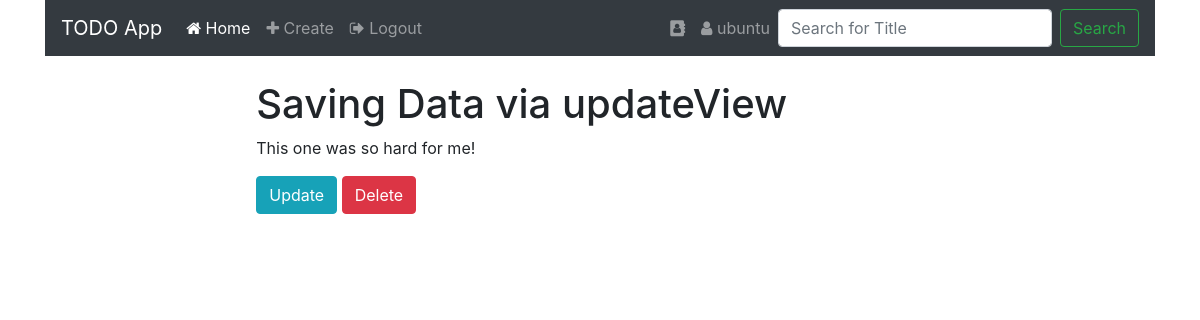
The page /tasks/1/ (signed in) on the database its author committed.
### tasks/models.py (models this page shows, shortened)
class Task(models.Model):
    taskTitle = models.CharField(max_length=200)
    taskContent = models.TextField()
    taskComplete = models.BooleanField(default=False)

### tasks/views.py (the view)
# urls.py: re_path(r'tasks/(?P<id>\d+)/$', task_detail_view),
@login_required(login_url="/")
def task_detail_view(request, id = None):
    task_obj = None
    if id is not None:
        task_obj = Task.objects.get(id = id)
    context = {
        "object" : task_obj,
    }
    return render(request, "tasks/detail.html", context=context)

### templates/tasks/detail.html (shortened to what this page needs)
{% extends 'base.html' %}
{% block content %}
    <h1>{{ object.taskTitle }}</h1>
    <p>{{ object.taskContent }}</p>
    <a href="/update/{{ object.id }}/" class="btn btn-info">Update</a>
    <a href="/delete/{{ object.id }}/" class="btn btn-danger">Delete</a>
{% endblock content%}

### templates/base.html (shortened to what this page needs)
<!doctype html>
<html lang="en">
  <head>
    <link href="https://cdn.jsdelivr.net/npm/bootstrap@5.1.0/dist/css/bootstrap.min.css" rel="stylesheet">
    <link href="//maxcdn.bootstrapcdn.com/bootstrap/4.1.1/css/bootstrap.min.css" rel="stylesheet" id="bootstrap-css">
    <link rel="stylesheet" href="https://cdnjs.cloudflare.com/ajax/libs/font-awesome/4.7.0/css/font-awesome.min.css">
  </head>
  <body>
    <div class="container">
       <nav class="navbar navbar-icon-top navbar-expand-lg navbar-dark bg-dark">
        <a class="navbar-brand" href="#">TODO App</a>
        <div class="collapse navbar-collapse" id="navbarSupportedContent">
          <ul class="navbar-nav mr-auto">
            <li class="nav-item active">
              <a class="nav-link" href="{% url 'index' %}">
                <i class="fa fa-home"></i>
                Home
                </a>
            </li>
            <li>
              <a class="nav-link" href="{% url 'create' %}">
                <i class="fa fa-plus"></i> Create
              </a>
            </li>
            <li>
              <a class="nav-link" href="{% url 'logout' %}">
                <i class="fa fa-sign-out"></i> Logout
              </a>
            </li>
          </ul>
          <ul class="navbar-nav ">
            <li class="nav-item">
              <a class="nav-link" href="#">
                <i class="fa fa-address-book">
                </i>
              </a>
            </li>
            <li>
              <a class="nav-link" href="#">
                <i class="fa fa-user"></i>
               {% if request.user.is_authenticated %}
                  {{user.username}}
               {% endif %}
              </a>
            </li>
          </ul>
          <form method="GET" action="/tasks/" class="form-inline my-2 my-lg-0">
            <input class="form-control mr-sm-2" type="text" name="q" placeholder="Search for Title" aria-label="Search">
            <button class="btn btn-outline-success my-2 my-sm-0" type="submit">Search</button>
          </form>
        </div>
      </nav>
    </div>
      <div class="conteiner">
      <div class="row justify-content-center">
        <div class="col-7 mx-auto mt-4">
            {% block content %} {% endblock %}
        </div>
      </div>
    </div>
  </body>
</html>

### rows shown on the page
Task: taskTitle "Saving Data via updateView", taskContent "This one was so hard for me!"

### other values the page prints
{{ user.username }} "ubuntu"
